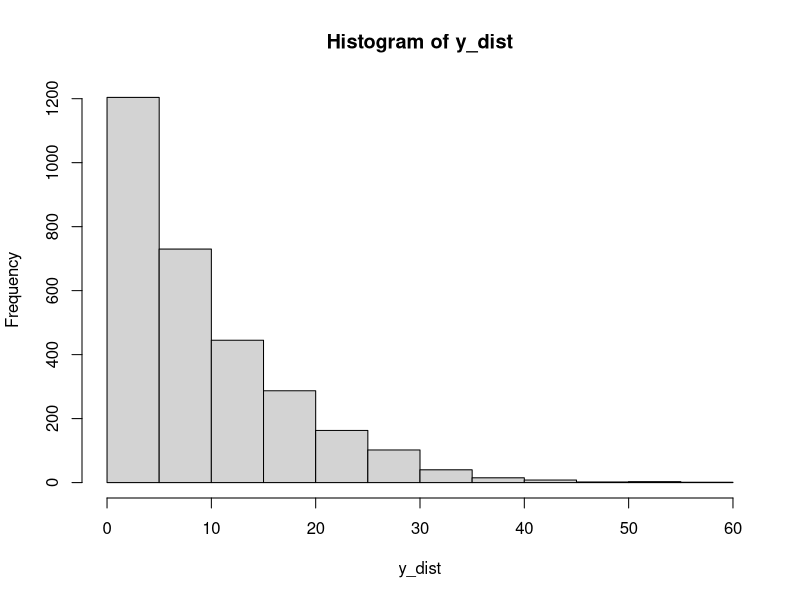

Here is the R script that generated this plot:
## ---- chunk 1
set.seed(10000)
k = 100
n = 10
y_dist <- replicate(3000, {
  y_i = min(sample(1:k, n, replace=TRUE))
})

hist(y_dist)
## ---- chunk 2
p_success = 1/11
Exp_value = 1/p_success
Exp_value
Sd = Exp_value
Sd

pgeom(8,1/11)
## ---- chunk 3
pexp(8,1/10)
## ---- chunk 4
pbinom(8, size=20, prob=0.5) 
## ---- chunk 5
ppois(8, lambda=10, lower=TRUE) # lower tail
